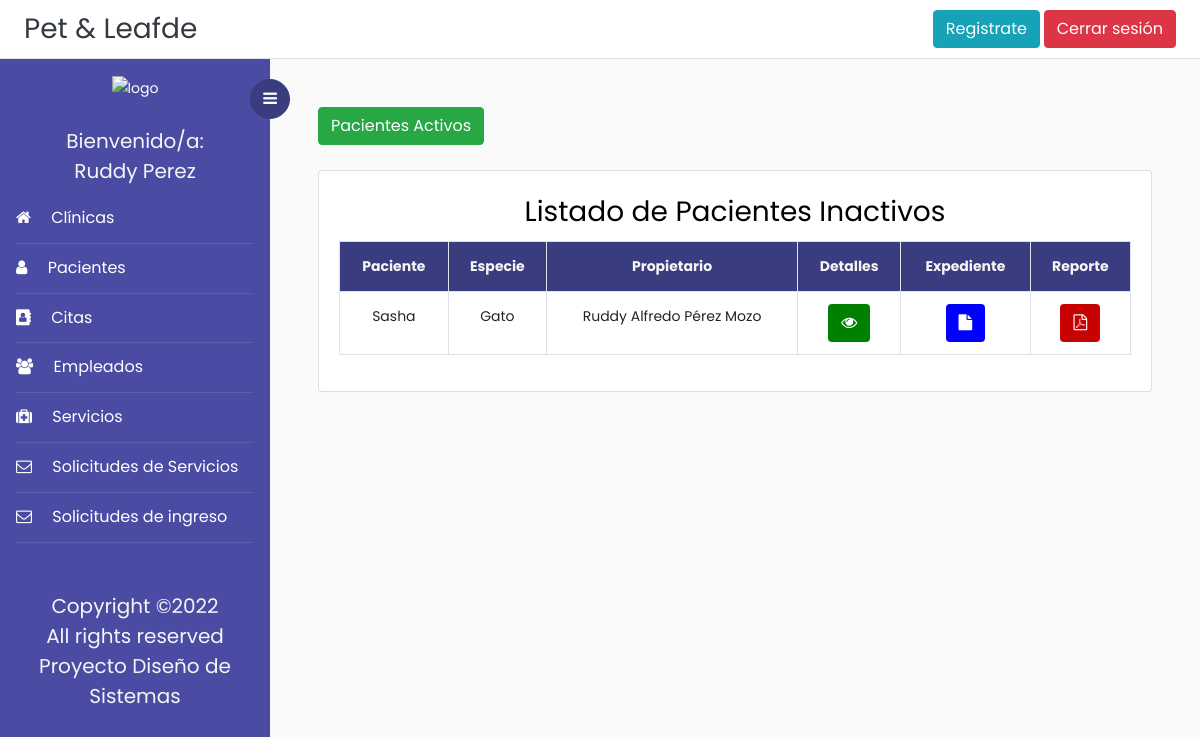
/pacientesInactivos/ (signed in), run on the app's committed database.
### Veterinaria/models.py (models this page shows, shortened)
class Paciente(models.Model):
    id = models.AutoField(primary_key=True)
    foto = models.ImageField(upload_to='fotos', null = True)
    nombrePac = models.CharField(max_length=50,help_text="", validators=[solo_Letras])
    SEXO = (('m','Macho'),('h', 'Hembra'))# Estructura para la selección del sexo del paciente
    sexo = models.CharField(max_length=10, choices=SEXO, blank=True, help_text='')
    especie = models.CharField(max_length=50, help_text="", validators=[solo_Letras])
    raza = models.CharField(max_length=50,help_text="", validators=[solo_Letras])
    color = models.CharField(max_length=50,help_text="", validators=[solo_Letras])
    fechaNacimPac = models.DateField(null=False, blank=True, validators=[validar_Fecha])
    observaciones = models.CharField(max_length=500, null = True, blank=True)
    fechaInscrip = models.DateField(auto_now_add = True)# fecha de inscripcion del paciente
    personaInscrip = models.CharField(max_length=70,help_text="", validators=[solo_Letras])
    activo = models.BooleanField(blank=True,  default=1)
    propietario = models.ForeignKey('Propietario', on_delete = models.SET_NULL, null=True)

class Propietario(models.Model):
    dui = models.CharField(max_length=10, help_text="########-#", primary_key=True,validators=[formato_Dui])
    nombre = models.CharField(max_length=100, validators=[solo_Letras])
    apellido = models.CharField(max_length=100, validators=[solo_Letras])
    fechaNacim = models.DateField(validators=[validar_Fecha])
    edad = models.IntegerField(help_text="Se calculará automaticamente",validators=[solo_Numeros])
    direccion = models.CharField(max_length=100,help_text="Calle, Colonia, Cantón ...")
    departamento = models.ForeignKey('Departamento', on_delete = models.SET_NULL, null=True)
    municipio = models.ForeignKey('Municipio', on_delete = models.SET_NULL, null=True)
    correo = models.CharField(max_length=50,help_text="")
    telefono = models.CharField(max_length=9,help_text="####-####",validators=[formato_Telefono])

### Veterinaria/views.py (the view)
# urls.py: path('pacientesInactivos/', login_required(PacientesInactivos), name='pacientes_inactivos'),
def PacientesInactivos(request):
    pacientes = Paciente.objects.filter(activo = 0)
    return render(request,'Plantillas/pacientesInactivos.html', {'pacientes':pacientes})

### Veterinaria/templates/Plantillas/pacientesInactivos.html (shortened to what this page needs)
{% extends 'base.html' %}
{% block content %}
<div class="d-flex justify-content-start">
		<a href="{% url 'listado_pacientes' %}" class="btn btn-success">
  		Pacientes Activos</a>
	</div>&nbsp;
	<div class="row">
		<div class="col-md">
			<div class="card">
				<div class="card-body">
					<h3 align ="center">Listado de Pacientes Inactivos</h3>
					<table class="table table-bordered ">
						<tr style="text-align: center; background-color: #393c7f; color:whitesmoke;">
			<th style="text-align: center">Paciente</th>
			<th style="text-align: center">Especie</th>
			<th style="text-align: center">Propietario</th>
			<th style="text-align: center">Detalles</th>
			<th style="text-align: center">Expediente</th>
			<th style="text-align: center">Reporte</th>
		</tr>
		{% for p in pacientes %}
			<tr>
				<td style="text-align: center">
					<div>{{p.nombrePac}}</div>
				</td>
				<td style="text-align: center">
					{{p.especie}}
				</td>
				<td style="text-align: center">
					{{p.propietario.nombre}}
					{{p.propietario.apellido}}
				</td>
				<td style="text-align:center;">
					<a href="{% url 'detalle_paciente' p.pk %}" class="btn"  style="color:white; background-color:green"><span class="glyphicon glyphicon-pencil"><i class="fa fa-eye" aria-hidden="true"></i></a>
				</td>
				<td style="text-align:center;">
					<a href="{% url 'expediente' p.pk %}" class="btn"  style="color:white; background-color:blue"><span class="glyphicon glyphicon-pencil"><i class="fa fa-file" aria-hidden="true"></i></a>
				</td>
				<td style="text-align:center;">
					<a href="{% url 'reporte_Paciente' p.pk %}" class="btn"
						style="color:white; background-color:rgb(199, 2, 2)"><i class="fa fa-file-pdf-o"
						aria-hidden="true"></i></a>
				</td>
			</tr>
		{% endfor %}
	</table>
</div>
</div>
</div>
</div>&nbsp;
{% endblock content%}

### Veterinaria/templates/base.html (shortened to what this page needs)
<!doctype html>
<html lang="en">
  <head>
	<link rel="stylesheet" href="https://cdnjs.cloudflare.com/ajax/libs/select2/4.0.13/css/select2.min.css" />
    <link rel="stylesheet" href="https://cdn.jsdelivr.net/bxslider/4.2.12/jquery.bxslider.css">
	<link rel="stylesheet" href="https://stackpath.bootstrapcdn.com/font-awesome/4.7.0/css/font-awesome.min.css">
    {% load static %}
	<link rel="stylesheet" href="{% static 'css/style.css' %}">
    <link href='https://api.mapbox.com/mapbox-gl-js/v2.3.1/mapbox-gl.css' rel='stylesheet' />
  </head>
  <body>
		{% block navbar %}
	  <div class="d-flex flex-column flex-md-row align-items-center p-2 px-md-4 bg-white border-bottom box-shadow">
      <h3 class="my-0 mr-md-auto font-weight-normal" ><a class="text-dark" href="{% url 'index' %}">Pet & Leafde</a></h3>
	  <a class="btn btn-info" href="{% url 'registro'%}">Registrate</a>&nbsp;
	  {% if request.user.is_authenticated %}
      <a class="btn btn-danger" href="{% url 'logout' %}">Cerrar sesión</a>
	  {% else %}
	  <a class="btn btn-success" href="{% url 'login' %}">Iniciar sesión</a>
	  {% endif %}
    </div>
		<div class="wrapper d-flex align-items-stretch">
			<nav id="sidebar">
				<div class="custom-menu">
					<button type="button" id="sidebarCollapse" class="btn btn-primary">
	          <i class="fa fa-bars"></i>
	        </button>
        </div>
				<div class="p-3">
        <div class="contenedor_logo" align="center">
            <img  class="logo"  src="{% static 'images/logo.png'%}" alt="logo">
        </div>&nbsp;
			{% if request.user.is_authenticated %}
			<h5 style="color:whitesmoke;" class="my-0 mr-md-auto font-weight-normal" align ="center">Bienvenido/a:</h5>
			<h5 style="color:whitesmoke;" align ='center'>{{user.first_name}} {{user.last_name}}</h5>
	        <ul class="list-unstyled components mb-5">
	          <li class="active">
	            <a href="{% url 'listar_clinica' %}"><span class="fa fa-home mr-3"></span> Clínicas</a>
	          </li>
	          <li class="active">
	            <a href="{% url 'listado_pacientes' %}"><span class="fa fa-user mr-3"></span> Pacientes</a>
	          </li>
	          <li class="active">
              <a href="{% url 'listado_citas' %}"><span class="fa fa-address-book mr-3"></span> Citas</a>
	          </li>
	          <li class="active">
              	<a href="{% url 'listado_empleados' %}"><span class="fa fa-users mr-3"></span> Empleados</a>
	          </li>
			  <li class="active">
              	<a href="{% url 'listado_servicios' %}"><span class="fa fa-medkit mr-3"></span> Servicios</a>
	          </li>
			  <li class="active">
              	<a href="{% url 'listado_solicitud_servicio' %}"><span class="fa fa-envelope-o mr-3"></span> Solicitudes de Servicios</a>
	          </li>
			  <li class="active">
				<a href="{% url 'listado_solicitudes' %}"><span class="fa fa-envelope-o mr-3"></span> Solicitudes de ingreso</a>
			</li>
			</ul>
			{% endif %}
	        <div class="footer">
	        	<h5 align="center" style="color:whitesmoke;">
						  Copyright &copy;<script>document.write(new Date().getFullYear());</script><br>
						  All rights reserved <br> Proyecto Diseño de Sistemas
	        </div>
	      </div>
    	</nav>
        {% endblock navbar%}
      <div id="content" class="p-4 p-md-5 pt-5">
	  {% block content %}{% endblock content%}
  </body>
</html>

### data on the page
Paciente: nombrePac "Sasha", especie "Gato", propietario.nombre "Ruddy Alfredo", propietario.apellido "Pérez Mozo"

### other printed values
{{ user.first_name }} "Ruddy"
{{ user.last_name }} "Perez"
